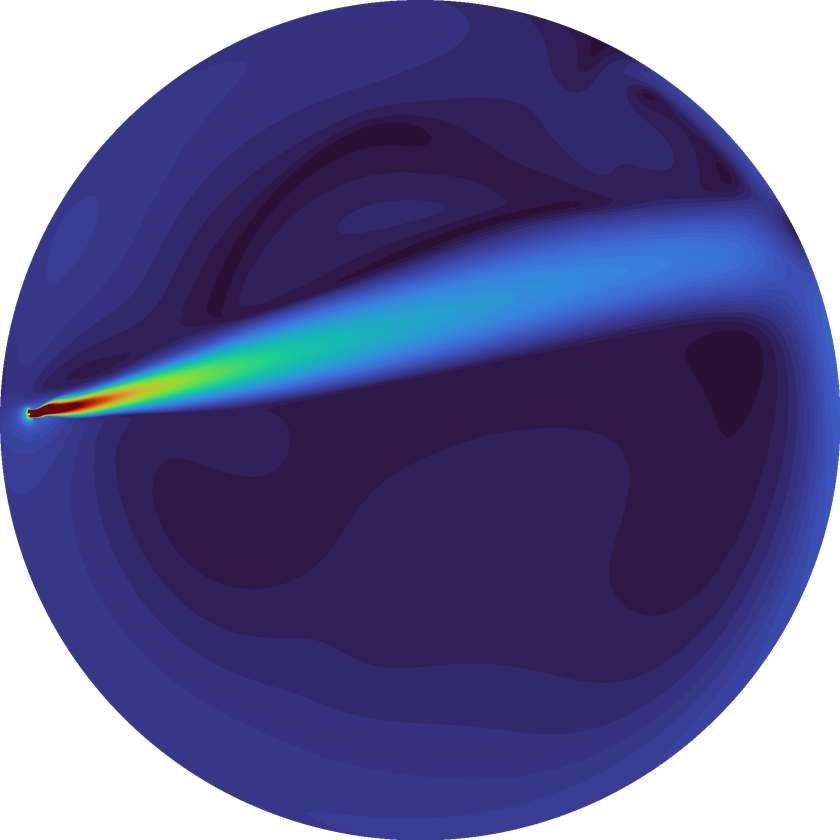
#> input picture data/data_Petro/Dados_Veloc_Eixos_XYZ_RefiinoCone/EditedPics/TM-1imp-Cone-Malha_07_1_edited.png, 840 x 840 px, shrunk from 1912 x 1912 before the run
$ python sample_points_from_pics.py
#> lines starting #> are read from the running program, lines starting #| are printed output that depends on the picture; after the words box and inside, x2 and y2 are one past the last pixel; in counts of white or black regions, pixels touching at a corner belong together; long printed decimals are rounded
import matplotlib.pyplot as plt
import numpy as np
import pandas as pd
import matplotlib.image as mpimg
from scipy.ndimage import binary_erosion
from skimage.morphology import disk
from sklearn.metrics.pairwise import euclidean_distances

# Definir a semente de aleatoriedade
np.random.seed(42)

# Carregar a imagem
img = mpimg.imread('../data/data_Petro/Dados_Veloc_Eixos_XYZ_RefiinoCone/EditedPics/TM-1imp-Cone-Malha_07_1_edited.png')
#> img is the input picture: shape (840, 840, 4) float32; mean R, G, B, A 0.158, 0.151, 0.351, 0.786
num_points = 20
margin_percentage = 5  # Ajuste conforme necessário

# Dimensões da imagem
height, width, _ = img.shape
#> height = 840; width = 840

# Função para verificar se o ponto está em uma área válida (Alpha != 0)
def is_valid_point(x, y, image):
    return image[y, x, 3] != 0  # Verifica o canal Alpha

# Gerar a máscara de áreas válidas
alpha_channel = img[:, :, 3]
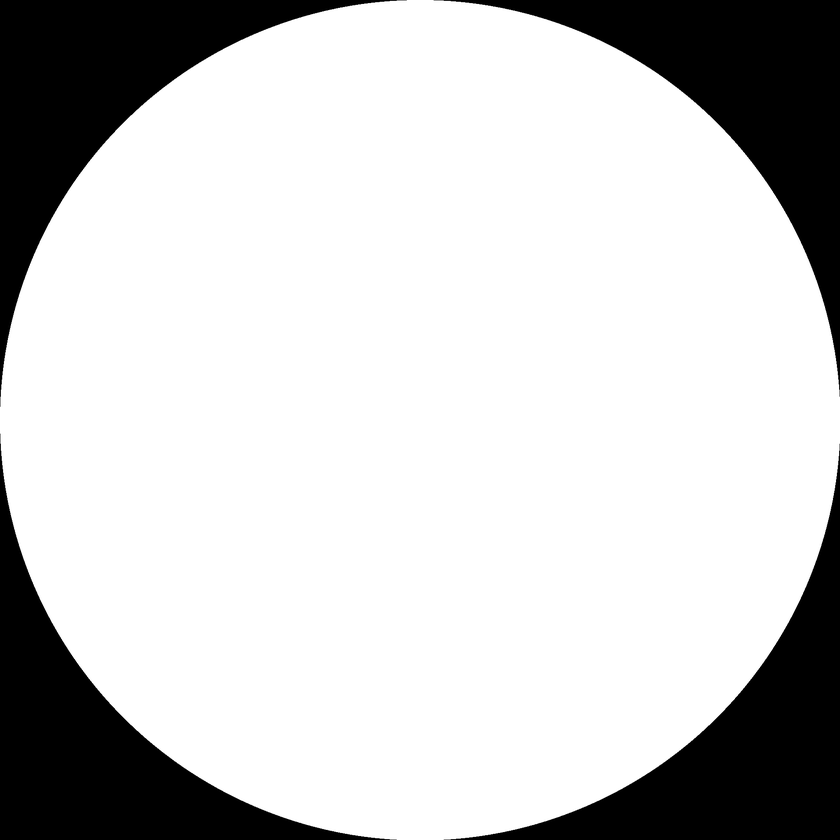
#> alpha_channel: shape (840, 840) float32; min 0, max 1, mean 0.786
valid_mask = alpha_channel != 0
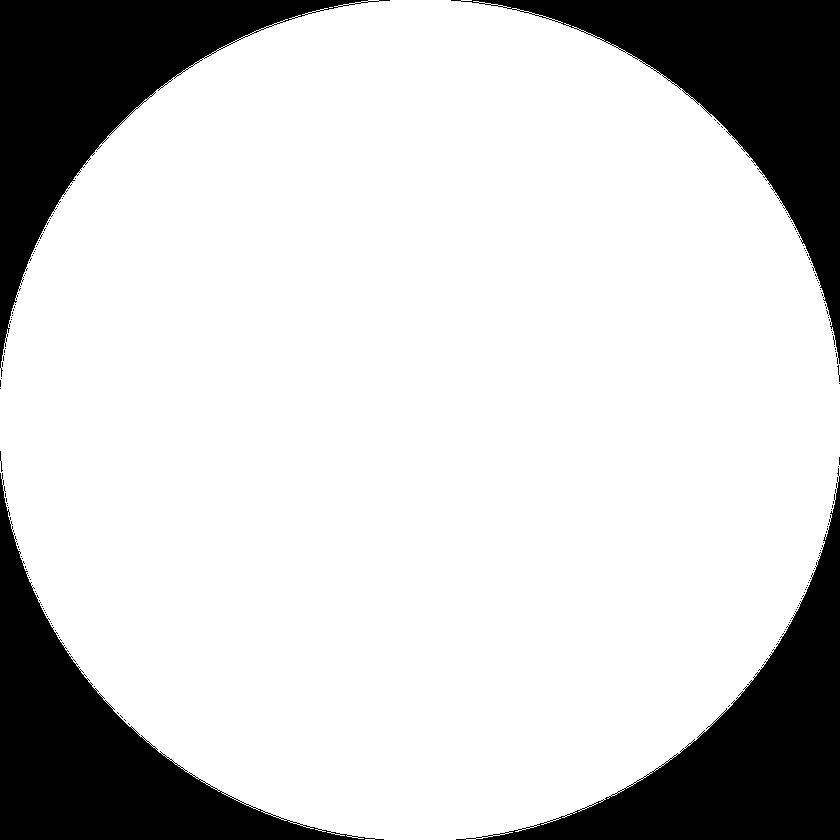
#> valid_mask: shape (840, 840) bool; 79.2% white; 152 black regions (147 under 20 px), largest, box (x1, y1, x2, y2) and area: (0, 0, 390, 377) 36879, (0, 473, 384, 840) 36681, (451, 0, 840, 364) 36678, (456, 468, 840, 840) 36550, (0, 451, 3, 472) 22

# Definir a margem de segurança (em porcentagem)
margin_pixels = int(min(height, width) * margin_percentage / 100)
#> margin_pixels = 42

# Erodir a máscara para criar a margem de segurança interna
eroded_mask = binary_erosion(valid_mask, disk(margin_pixels))
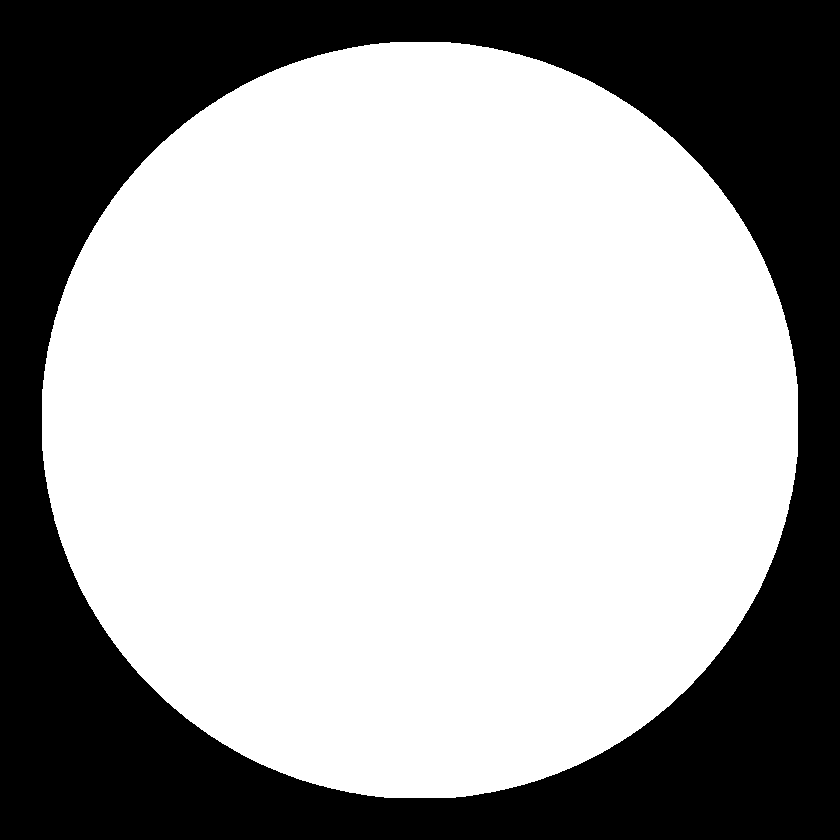
#> eroded_mask: shape (840, 840) bool; 63.9% white; 1 black region, box (x1, y1, x2, y2) and area: (0, 0, 840, 840) 254544

# Gerar uma grade regular de pontos
grid_x, grid_y = np.meshgrid(np.linspace(0, width-1, num=100), np.linspace(0, height-1, num=100))
grid_points = np.vstack([grid_x.ravel(), grid_y.ravel()]).T.astype(int)

# Filtrar os pontos válidos com a margem de segurança interna
valid_points = [point for point in grid_points if eroded_mask[point[1], point[0]]]
#> valid_points = 6290 pairs, first value 42 to 796, second value 42 to 796

# Função para selecionar pontos equidistantes
def select_equidistant_points(points, num_points):
#> called with points = array of shape (6290, 2), num_points = 20
    selected_points = [points[0]]
#> selected_points = [[398, 42]]
    for _ in range(1, num_points):
        dist = euclidean_distances(points, selected_points).min(axis=1)
        next_point = points[np.argmax(dist)]
        selected_points.append(next_point)
#> this loop made 19 passes
#> next_point on passes 1 to 12: [457, 796], [42, 449], [796, 389], [423, 423], [144, 177], [177, 703], [711, 661], [669, 135], [483, 228], [228, 364], [618, 483], [364, 618]
#> after the loop, selected_points = [[398, 42], [457, 796], [42, 449], [796, 389], [423, 423], [144, 177], [177, 703], [711, 661], [669, 135], [483, 228], [228, 364], [618, 483], [364, 618], [644, 305], [313, 203], [194, 533], [542, 635], [305, 779], [67, 305], [779, 533]]
    return selected_points


# Selecionar pontos equidistantes
selected_points = select_equidistant_points(np.array(valid_points), num_points)

# Extrair valores de RGB nos pontos válidos
rgb_values = [img[y, x] for x, y in selected_points]
#> rgb_values = 20 items, first 6: [0.212, 0.192, 0.494, 1], [0.216, 0.216, 0.533, 1], [0.22, 0.235, 0.573, 1], [0.204, 0.176, 0.459, 1], [0.176, 0.0941, 0.282, 1], [0.216, 0.216, 0.533, 1]

# Mostrar os pontos na imagem
plt.imshow(img)
plt.scatter(*zip(*selected_points), color='red')
plt.title('Pontos Amostrados na Imagem')
plt.show()
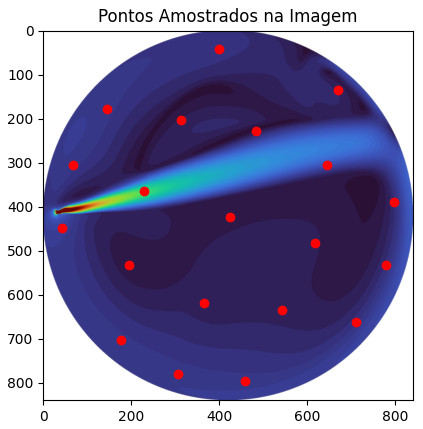
#> figure drawn by matplotlib, 1 panel

# Exibir os valores RGB
for i, (x, y, rgb) in enumerate(zip(*zip(*selected_points), rgb_values)):
    print(f"Ponto {i+1}: Coordenadas (x, y) = ({x}, {y}), Valor RGB = {rgb}")
#> this loop made 20 passes
#> (x, y, rgb) on passes 1 to 12: (398, 42, [0.212, 0.192, 0.494, 1]), (457, 796, [0.216, 0.216, 0.533, 1]), (42, 449, [0.22, 0.235, 0.573, 1]), (796, 389, [0.204, 0.176, 0.459, 1]), (423, 423, [0.176, 0.0941, 0.282, 1]), (144, 177, [0.216, 0.216, 0.533, 1]), (177, 703, [0.216, 0.216, 0.533, 1]), (711, 661, [0.212, 0.192, 0.494, 1]), (669, 135, [0.188, 0.125, 0.349, 1]), (483, 228, [0.173, 0.0863, 0.259, 1]), (228, 364, [0.243, 0.847, 0.447, 1]), (618, 483, [0.188, 0.125, 0.349, 1])
#| Ponto 1: Coordenadas (x, y) = (398, 42), Valor RGB = [0.2118 0.1922 0.4941 1.        ]
#| Ponto 2: Coordenadas (x, y) = (457, 796), Valor RGB = [0.2157 0.2157 0.5333 1.        ]
#| Ponto 3: Coordenadas (x, y) = (42, 449), Valor RGB = [0.2196 0.2353 0.5725 1.        ]
#| Ponto 4: Coordenadas (x, y) = (796, 389), Valor RGB = [0.2039 0.1765  0.4588 1.        ]
#| Ponto 5: Coordenadas (x, y) = (423, 423), Valor RGB = [0.1765  0.09412 0.2824 1.        ]
#| Ponto 6: Coordenadas (x, y) = (144, 177), Valor RGB = [0.2157 0.2157 0.5333 1.        ]
#| Ponto 7: Coordenadas (x, y) = (177, 703), Valor RGB = [0.2157 0.2157 0.5333 1.        ]
#| Ponto 8: Coordenadas (x, y) = (711, 661), Valor RGB = [0.2118 0.1922 0.4941 1.        ]
#> (further printed lines are left out)

# Extrair valores de RGB nos pontos válidos
rgb_values = [img[y, x] for x, y in selected_points]


# Função para calcular estatísticas
def calculate_statistics(rgb_values):
    rgb_array = np.array(rgb_values)
#> rgb_array = 20 rows, first 6: [0.212, 0.192, 0.494, 1], [0.216, 0.216, 0.533, 1], [0.22, 0.235, 0.573, 1], [0.204, 0.176, 0.459, 1], [0.176, 0.0941, 0.282, 1], [0.216, 0.216, 0.533, 1]
    stats = {
        'Mean_R': np.mean(rgb_array[:, 0]),
        'Median_R': np.median(rgb_array[:, 0]),
        'Standard Deviation_R': np.std(rgb_array[:, 0]),
        'Variance_R': np.var(rgb_array[:, 0]),
        'Covariance_R': np.cov(rgb_array[:, 0]),
        'Mean_G': np.mean(rgb_array[:, 1]),
        'Median_G': np.median(rgb_array[:, 1]),
        'Standard Deviation_G': np.std(rgb_array[:, 1]),
        'Variance_G': np.var(rgb_array[:, 1]),
        'Covariance_G': np.cov(rgb_array[:, 1]),
        'Mean_B': np.mean(rgb_array[:, 2]),
        'Median_B': np.median(rgb_array[:, 2]),
        'Standard Deviation_B': np.std(rgb_array[:, 2]),
        'Variance_B': np.var(rgb_array[:, 2]),
        'Covariance_B': np.cov(rgb_array[:, 2])
    }

    return stats


# Calcular estatísticas para os valores de RGB
stats = calculate_statistics(rgb_values)
#> stats = 15 items

# Criar o DataFrame
data = {
    'Statistic': list(stats.keys()),
    'Coarse': list(stats.values())
}

df = pd.DataFrame(data)
#> df = table of 15 rows and 2 columns

# Exibir o DataFrame
df.to_excel('../data/pic_for_gci.xlsx', index=False)

$ run again, with data/data_Petro/Dados_Veloc_Eixos_XYZ_RefiinoCone/EditedPics/TM-1imp-Cone-Malha_01_1_edited.png copied over data/data_Petro/Dados_Veloc_Eixos_XYZ_RefiinoCone/EditedPics/TM-1imp-Cone-Malha_07_1_edited.png
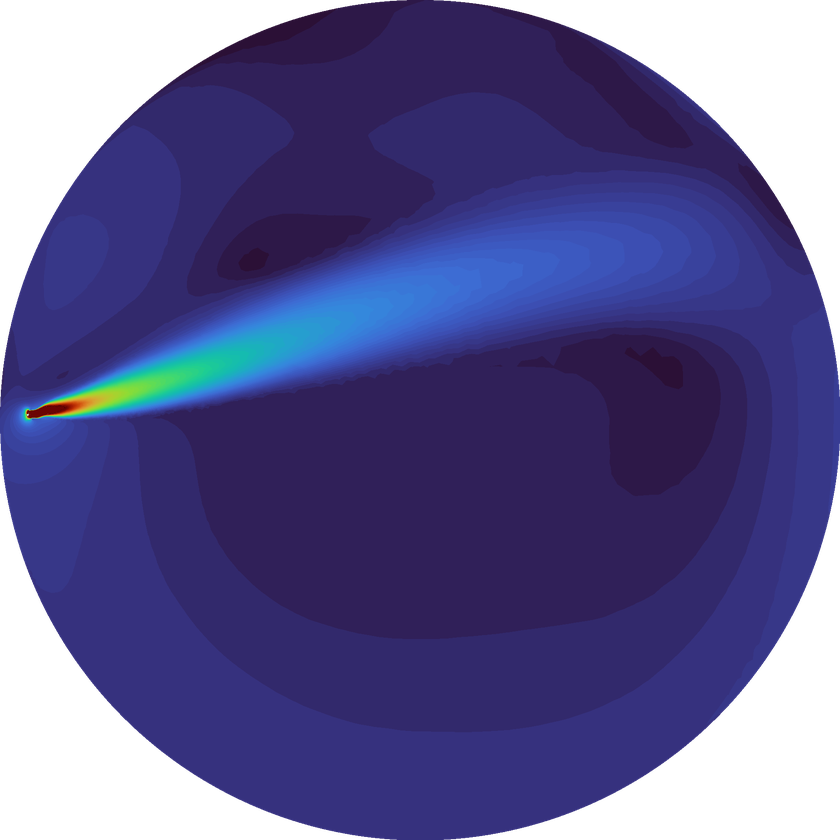
#> input picture data/data_Petro/Dados_Veloc_Eixos_XYZ_RefiinoCone/EditedPics/TM-1imp-Cone-Malha_01_1_edited.png, 840 x 840 px, shrunk from 1910 x 1910 before the run
#> img is the input picture: shape (840, 840, 4) float32; mean R, G, B, A 0.159, 0.147, 0.356, 0.786
#> valid_mask: shape (840, 840) bool; 79.2% white; 134 black regions (129 under 20 px), largest, box (x1, y1, x2, y2) and area: (0, 0, 389, 377) 36868, (0, 473, 384, 840) 36708, (451, 0, 840, 364) 36703, (456, 468, 840, 840) 36543, (0, 451, 3, 472) 22
#> eroded_mask: shape (840, 840) bool; 63.9% white; 1 black region, box (x1, y1, x2, y2) and area: (0, 0, 840, 840) 254545
#> valid_points = 6293 pairs, first value 42 to 796, second value 42 to 796
#> in select_equidistant_points, `selected_points = [points[0]]`: selected_points = [[389, 42]]
#> the loop in select_equidistant_points, `for _ in range(1, num_points):` made 19 passes
#> next_point on passes 1 to 8: [457, 796], [42, 449], [796, 381], [423, 415], [711, 661], [177, 703], [135, 177], [661, 135]
#> after the loop in select_equidistant_points, `for _ in range(1, num_points):`: selected_points = [[389, 42], [457, 796], [42, 449], [796, 381], [423, 415], [711, 661], [177, 703], [135, 177], [661, 135], [237, 508], [516, 601], [330, 237], [601, 330], [347, 652], [661, 491], [500, 194], [194, 338], [593, 745], [254, 93], [93, 584]]
#> rgb_values = 20 items, first 6: [0.188, 0.125, 0.349, 1], [0.212, 0.192, 0.494, 1], [0.224, 0.259, 0.616, 1], [0.212, 0.192, 0.49, 1], [0.188, 0.125, 0.349, 1], [0.212, 0.192, 0.494, 1]
#> `plt.show()`:
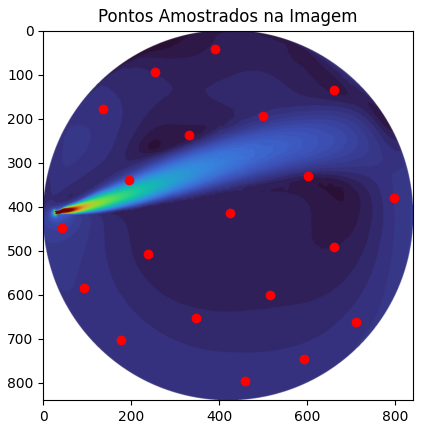
#> figure drawn by matplotlib, 1 panel
#> the loop `for i, (x, y, rgb) in enumerate(zip(*zip(*selected_points), rgb_values..` made 20 passes
#> (x, y, rgb) on passes 1 to 8: (389, 42, [0.188, 0.125, 0.349, 1]), (457, 796, [0.212, 0.192, 0.494, 1]), (42, 449, [0.224, 0.259, 0.616, 1]), (796, 381, [0.212, 0.192, 0.49, 1]), (423, 415, [0.188, 0.125, 0.349, 1]), (711, 661, [0.212, 0.192, 0.494, 1]), (177, 703, [0.212, 0.192, 0.494, 1]), (135, 177, [0.212, 0.192, 0.494, 1])
#> (printed output is left out)
#> rgb_array = 20 rows, first 6: [0.188, 0.125, 0.349, 1], [0.212, 0.192, 0.494, 1], [0.224, 0.259, 0.616, 1], [0.212, 0.192, 0.49, 1], [0.188, 0.125, 0.349, 1], [0.212, 0.192, 0.494, 1]
#> stats = 15 items
#> df = table of 15 rows and 2 columns
